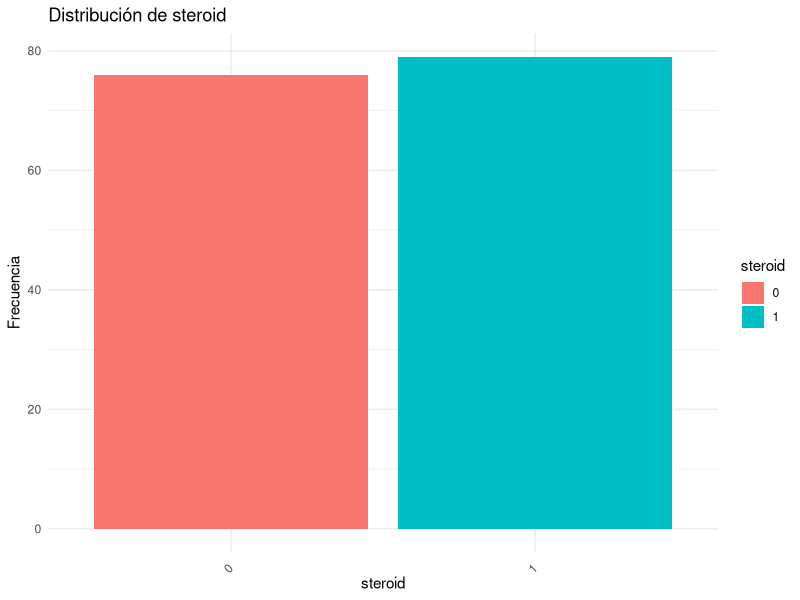
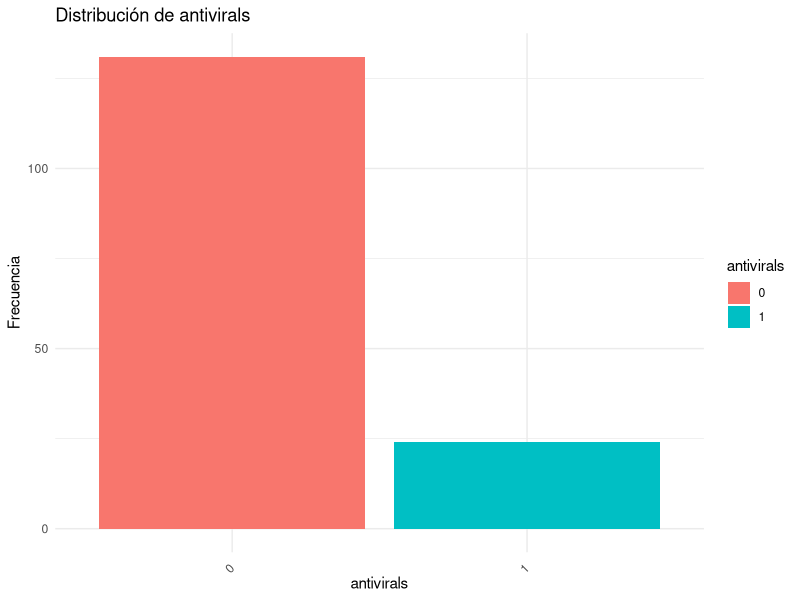
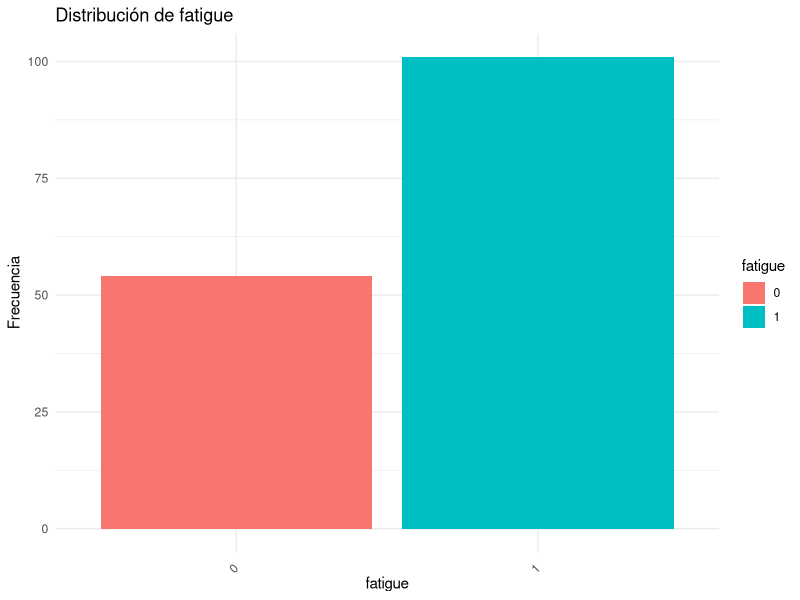
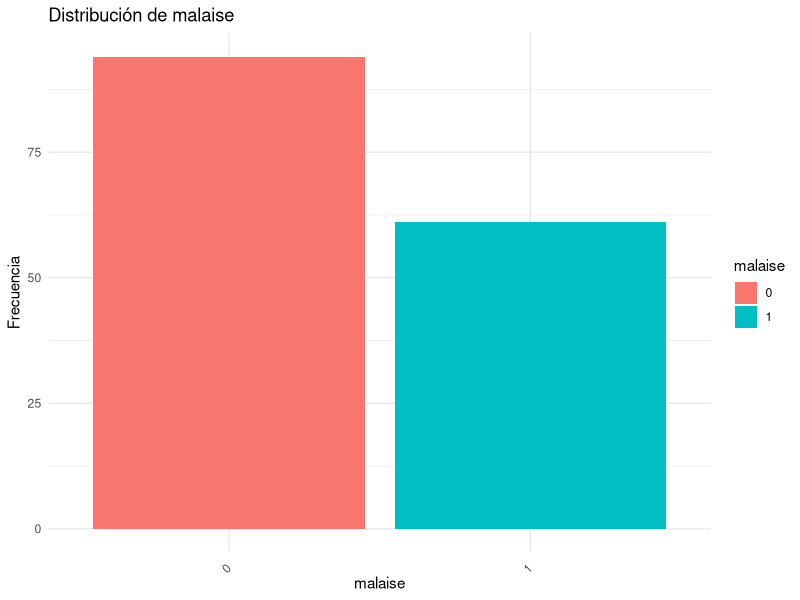
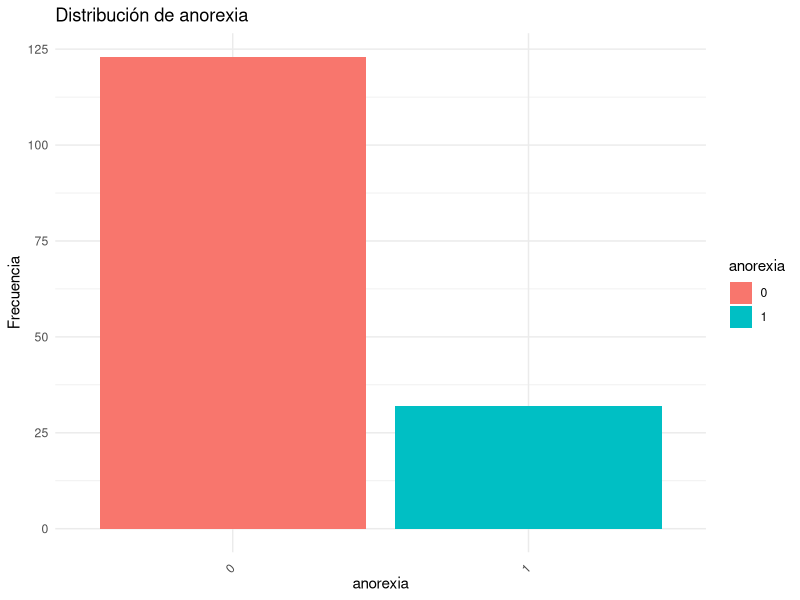
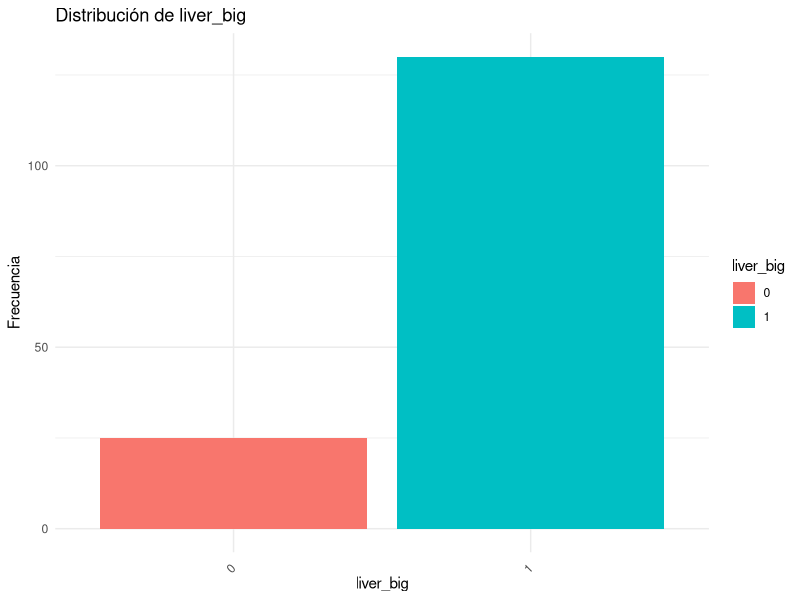
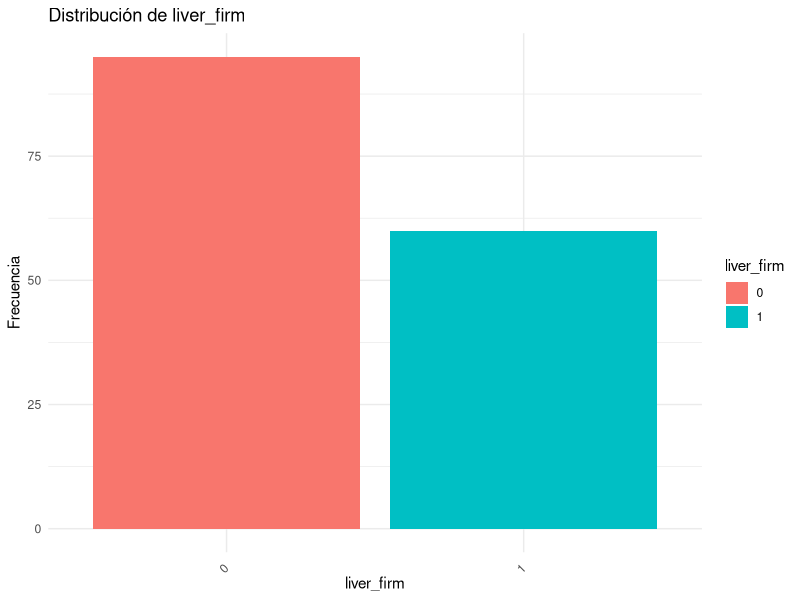
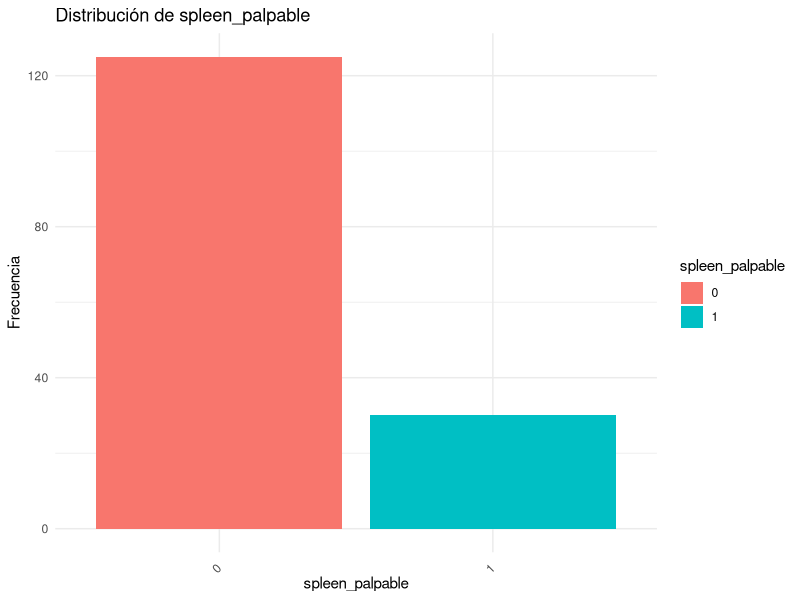

The R script that drew these images, in order: (Note: this script raises an error after producing the figures.)
## ---- chunk 1
library(dplyr)
library(ggplot2)
## ---- chunk 2
hepatitis<-read.csv("hepatitis_csv.csv", header = TRUE,sep=",") 
head(hepatitis)
## ---- chunk 3
set.seed(1)
## ---- chunk 4
#Resumen estadístico de los datos
summary(hepatitis)
## ---- chunk 5
str(hepatitis)
## ---- chunk 6
#ponemos el sexo de male = 0 y female = 1, los True =1 y False = 0 y live = 1 y die = 0
hepatitis<-hepatitis%>%
mutate(steroid=ifelse(steroid=="True",1,0),antivirals=ifelse(antivirals=="True",1,0),fatigue=ifelse(fatigue=="True",1,0),malaise=ifelse(malaise=="True",1,0),anorexia=ifelse(anorexia=="True",1,0),liver_big=ifelse(liver_big=="True",1,0),liver_firm=ifelse(liver_firm=="True",1,0),spleen_palpable=ifelse(spleen_palpable=="True",1,0),spiders=ifelse(spiders=="True",1,0),ascites=ifelse(ascites=="True",1,0),varices=ifelse(varices=="True",1,0),histology=ifelse(histology=="True",1,0))
hepatitis
## ---- chunk 7
str(hepatitis)

## ---- chunk 8
#Función que calcula el número de valores faltantes de cada variable del conjunto de datos hepatitis.
valores_faltantes <- sapply(hepatitis, function(x) sum(is.na(x)))
#Dataframe con el número de valores faltantes por variable del conjunto de datos.
print(valores_faltantes)
#Valores faltantes del todo el conjunto de datos
print(sum(valores_faltantes))
## ---- chunk 9
# Calcular el porcentaje de valores nulos por atributo
porcentaje_valores_nulos <- colSums(is.na(hepatitis)) / nrow(hepatitis) * 100

# Mostrar el porcentaje de valores nulos por atributo
print(porcentaje_valores_nulos)

## ---- chunk 10
mean_protime <- mean(hepatitis$protime, na.rm = TRUE)
print(mean_protime)
## ---- chunk 11
# Eliminar el atributo 'protime' del conjunto de datos 'hepatitis'
hepatitis <- subset(hepatitis, select = -protime)

# Mostrar la estructura del nuevo conjunto de datos sin 'protime'
str(hepatitis)

## ---- chunk 12
    variables = c('steroid', 'antivirals', 'fatigue', 'malaise', 'anorexia', 'liver_big', 'liver_firm',
                  'spleen_palpable', 'spiders', 'ascites', 'varices', 'histology')

    # Cáalculo del recuento de valores faltantes para las variables discretas
    for (variable in variables) {
      cat(paste("Variable:", variable, "- Valores faltantes:", sum(is.na(hepatitis[[variable]])), "\n"))
    }

## ---- chunk 13
for (variable in variables) {
  cat("Variable:", variable, "\n")
  cat("Recuento de 0s:", sum(hepatitis[[variable]] == 0 & !is.na(hepatitis[[variable]])), "\n")
  cat("Recuento de 1s:", sum(hepatitis[[variable]] == 1 & !is.na(hepatitis[[variable]])), "\n\n")
}
## ---- chunk 14
# Lista de variables para imputar valores faltantes
variables <- c('steroid', 'antivirals', 'fatigue', 'malaise', 'anorexia', 'liver_big', 'liver_firm',
               'spleen_palpable', 'spiders', 'ascites', 'varices', 'histology')

# Bucle para cada variable
for (variable in variables) {
  # Contar el número de unos y ceros en la columna 'variable'
  count_uno <- sum(hepatitis[[variable]] == 1, na.rm = TRUE)
  count_cero <- sum(hepatitis[[variable]] == 0, na.rm = TRUE)
  
  # Determinar el valor más alto (mayor)
if (count_uno > count_cero) {
    cat(paste("El valor más alto para", variable, "es 1 (unos)\n"))
    hepatitis[[variable]][is.na(hepatitis[[variable]])] <- 1
  } else {
    cat(paste("El valor más alto para", variable, "es 0 (ceros)\n"))
    hepatitis[[variable]][is.na(hepatitis[[variable]])] <- 0
  }
}

sapply(hepatitis[variables], function(x) sum(is.na(x)))
head(hepatitis[variables])
## ---- chunk 15
# Lista de variables continuas
variables_continuas <- c('age', 'bilirubin', 'alk_phosphate', 'sgot', 'albumin')

# Bucle para calcular la media y la mediana de los valores que no son faltantes
for (variable_c in variables_continuas) {
  mean_value <- mean(hepatitis[[variable_c]], na.rm = TRUE)
  median_value <- median(hepatitis[[variable_c]], na.rm = TRUE)
  
  cat(paste("Variable:", variable_c, "\n"))
  cat(paste("Valores faltantes:", sum(is.na(hepatitis[[variable_c]])), "\n"))
  cat(paste("Media:", mean_value, "\n"))
  cat(paste("Mediana:", median_value, "\n\n"))
}

## ---- chunk 16
# Calcular la media de 'bilirubin' y 'albumin' redondeada a dos decimales
mean_bilirubin <- round(mean(hepatitis$bilirubin, na.rm = TRUE), 2)
mean_albumin <- round(mean(hepatitis$albumin, na.rm = TRUE), 2)

# Reemplazar valores faltantes en 'bilirubin' y 'albumin' con la media redondeada
hepatitis$bilirubin[is.na(hepatitis$bilirubin)] <- mean_bilirubin
hepatitis$albumin[is.na(hepatitis$albumin)] <- mean_albumin

# Calcular la mediana de 'alk_phosphate' y 'sgot'
median_alk_phosphate <- median(hepatitis$alk_phosphate, na.rm = TRUE)
median_sgot <- median(hepatitis$sgot, na.rm = TRUE)

# Reemplazar valores faltantes en 'alk_phosphate' y 'sgot' con la mediana
hepatitis$alk_phosphate[is.na(hepatitis$alk_phosphate)] <- median_alk_phosphate
hepatitis$sgot[is.na(hepatitis$sgot)] <- median_sgot

## ---- chunk 17
print(hepatitis)
## ---- chunk 18
library(ggplot2)
variables_discretas <- c('steroid', 'antivirals', 'fatigue', 'malaise', 'anorexia', 'liver_big', 'liver_firm',
               'spleen_palpable', 'spiders', 'ascites', 'varices', 'histology')

# Crear gráficos de barras para cada variable discreta
for (variable_fd in variables_discretas) {
  # Contar la frecuencia de cada valor en la columna
  freq_table <- table(hepatitis[[variable_fd]])
  
  # Convertir la tabla de frecuencias a un dataframe
  freq_df <- as.data.frame(freq_table)
  names(freq_df) <- c(variable_fd, "Frequency")
  
  # Graficar el gráfico de barras
 p <- ggplot(freq_df, aes(x = !!as.name(variable_fd), y = Frequency, fill = !!as.name(variable_fd))) +
    geom_bar(stat = "identity") +
    labs(title = paste("Distribución de", variable_fd)) +
    xlab(variable_fd) +
    ylab("Frecuencia") +
    theme_minimal() +
    theme(axis.text.x = element_text(angle = 45, vjust = 0.5, hjust = 1))
 print(p)
}

## ---- chunk 19
# Lista de variables continuas
variables_continuas <- c('age', 'bilirubin', 'alk_phosphate', 'sgot', 'albumin')

# Crear gráficos de densidad con líneas para cada variable continua
for (variable_fc in variables_continuas) {
  # Crear el gráfico de densidad
  p <- ggplot(hepatitis, aes_string(x = variable_fc)) +
    geom_density(color = "blue") +
    labs(title = paste("Distribución de", variable_fc, "con densidad")) +
    xlab(variable_fc) +
    ylab("Densidad") +
    theme_minimal()
  print(p)
}

## ---- chunk 20
ggplot(hepatitis, aes(x = class)) +
  geom_bar(fill = "skyblue", color = "black") +
  labs(title = "Distribución de la variable 'class'",
       x = "Clase",
       y = "Frecuencia") +
  theme_minimal()
## ---- chunk 21
# Transformar 'class' a variables binarias (0 y 1)
hepatitis$class <- ifelse(hepatitis$class == 'die', 0, 1)

# Transformar 'sex' a variables binarias (0 y 1)
hepatitis$sex <- ifelse(hepatitis$sex == 'female', 0, 1)

# Verificar los cambios en 'class' y 'sex'
print(str(hepatitis))
hepatitis[c('class', 'sex')]

## ---- chunk 22
#install.packages("corrplot")
library(corrplot)

# Verificar la estructura y tipos de datos después de la conversión
str(hepatitis)

# Calcular la matriz de correlación solo con las variables numéricas
correlation_matrix <- cor(hepatitis)

# Visualizar la matriz de correlación
print(correlation_matrix)

# Ajustar la visualización del mapa de calor
corrplot(correlation_matrix, method = "color",addCoef.col = "black", tl.col = "black", tl.srt = 45, tl.cex = 0.7, number.cex = 0.4, mar = c(1,1,1,1))


## ---- chunk 23
# Seleccionar las variables que deseas mantener
hepatitis_reduced <- subset(hepatitis, select = -c(sgot, liver_firm, liver_big))

# Verificar la estructura del nuevo conjunto de datos
str(hepatitis_reduced)
head(hepatitis_reduced)
## ---- chunk 24
#para ello usaremos la función scale en todas las columnas que contengan valores continuos sobre los dos datasets tanto el reducido por la selección de atributos como el original

hepatitis_norm<-hepatitis%>%
mutate(age=scale(hepatitis$age),bilirubin=scale(hepatitis$bilirubin),alk_phosphate=scale(hepatitis$alk_phosphate),sgot=scale(hepatitis$sgot),albumin=scale(hepatitis$albumin))
hepatitis_norm
## ---- chunk 25

hepatitis_reduced_norm<-hepatitis_reduced%>%
mutate(age=scale(hepatitis_reduced$age),bilirubin=scale(hepatitis_reduced$bilirubin),alk_phosphate=scale(hepatitis_reduced$alk_phosphate),albumin=scale(hepatitis_reduced$albumin))
hepatitis_reduced_norm
## ---- chunk 26

## ---- chunk 27

## ---- chunk 28
# Instalar y cargar las librerías necesarias si no están instaladas
if (!requireNamespace("caret", quietly = TRUE)) {
  install.packages("caret")
}
if (!requireNamespace("e1071", quietly = TRUE)) {
  install.packages("e1071")
}
if (!requireNamespace("randomForest", quietly = TRUE)) {
  install.packages("randomForest")
}
if (!requireNamespace("pROC", quietly = TRUE)) {
  install.packages("pROC")
}

library(caret)
library(e1071)
library(randomForest)
library(pROC)

# Convertir la variable objetivo en factor para problemas de clasificación
hepatitis_norm$class <- as.factor(hepatitis_norm$class)

# Definir el esquema de validación cruzada con k=5
control <- trainControl(method = "cv", number = 5)

# Lista de modelos de clasificación a probar con validación cruzada
modelos_clasificacion <- list(
  "ZeroR" = train(class ~ ., data = hepatitis_norm, method = "knn", trControl = control),
  "Regresión Logística" = train(class ~ ., data = hepatitis_norm, method = "glm", trControl = control),
  "Máquinas de Vector de Soporte (SVM)" = train(class ~ ., data = hepatitis_norm, method = "svmRadial", trControl = control),
  "Random Forest" = train(class ~ ., data = hepatitis_norm, method = "rf", trControl = control),
  "K Vecinos más cercanos (KNN)" = train(class ~ ., data = hepatitis_norm, method = "knn", trControl = control)
)

# Función para calcular el R cuadrado
calculate_r_squared <- function(model, test_data) {
  predictions <- predict(model, newdata = test_data)
  rsquared <- cor(predictions, test_data$class)^2
  return(rsquared)
}

# Realizar experimentos con cada modelo y almacenar los resultados en un data frame
resultados_clasificacion <- data.frame(Modelo = character(), 
                                       Precisión = numeric(), 
                                       Error = numeric(),
                                       AUC = numeric(),
                                       R2 = numeric(),
                                       stringsAsFactors = FALSE)

for (nombre_modelo in names(modelos_clasificacion)) {
  modelo <- modelos_clasificacion[[nombre_modelo]]
  
  # Precisión (Accuracy) y Error
  predicciones <- predict(modelo, newdata = hepatitis_norm)
  accuracy <- mean(predicciones == hepatitis_norm$class)
  error <- 1 - accuracy
  
  # AUC y curva ROC
    roc_obj <- multiclass.roc(as.factor(hepatitis_norm$class), 
                              as.numeric(predict(modelo, newdata = hepatitis_norm, type = "raw")))
    auc <- auc(roc_obj)
  
  # R cuadrado
  rsquared <- cor(as.numeric(as.character(predicciones)), as.numeric(as.character(hepatitis_norm$class)))^2
  
  resultados_clasificacion[nombre_modelo, ] <- c(nombre_modelo, accuracy, error, auc, rsquared)
}

# Mostrar los resultados
print(resultados_clasificacion)
## ---- chunk 29
# Instalar y cargar las librerías necesarias si no están instaladas
if (!requireNamespace("caret", quietly = TRUE)) {
  install.packages("caret")
}
if (!requireNamespace("e1071", quietly = TRUE)) {
  install.packages("e1071")
}
if (!requireNamespace("randomForest", quietly = TRUE)) {
  install.packages("randomForest")
}
if (!requireNamespace("pROC", quietly = TRUE)) {
  install.packages("pROC")
}

library(caret)
library(e1071)
library(randomForest)
library(pROC)

# Convertir la variable objetivo en factor para problemas de clasificación
hepatitis_reduced_norm$class <- as.factor(hepatitis_reduced_norm$class)

# Definir el esquema de validación cruzada con k=5
control <- trainControl(method = "cv", number = 5)

# Lista de modelos de clasificación a probar con validación cruzada
modelos_clasificacion <- list(
  "ZeroR" = train(class ~ ., data = hepatitis_reduced_norm, method = "knn", trControl = control),
  "Regresión Logística" = train(class ~ ., data = hepatitis_reduced_norm, method = "glm", trControl = control),
  "Máquinas de Vector de Soporte (SVM)" = train(class ~ ., data = hepatitis_reduced_norm, method = "svmRadial", trControl = control),
  "Random Forest" = train(class ~ ., data = hepatitis_reduced_norm, method = "rf", trControl = control),
  "K Vecinos más cercanos (KNN)" = train(class ~ ., data = hepatitis_reduced_norm, method = "knn", trControl = control)
)

# Función para calcular el R cuadrado
calculate_r_squared <- function(model, test_data) {
  predictions <- predict(model, newdata = test_data)
  rsquared <- cor(predictions, test_data$class)^2
  return(rsquared)
}

# Realizar experimentos con cada modelo y almacenar los resultados en un data frame
resultados_clasificacion <- data.frame(Modelo = character(), 
                                       Precisión = numeric(), 
                                       Error = numeric(),
                                       AUC = numeric(),
                                       R2 = numeric(),
                                       stringsAsFactors = FALSE)

for (nombre_modelo in names(modelos_clasificacion)) {
  modelo <- modelos_clasificacion[[nombre_modelo]]
  
  # Precisión (Accuracy) y Error
  predicciones <- predict(modelo, newdata = hepatitis_reduced_norm)
  accuracy <- mean(predicciones == hepatitis_reduced_norm$class)
  error <- 1 - accuracy
  
  # AUC y curva ROC
    roc_obj <- multiclass.roc(as.factor(hepatitis_reduced_norm$class), 
                              as.numeric(predict(modelo, newdata = hepatitis_reduced_norm, type = "raw")))
    auc <- auc(roc_obj)
  
  # R cuadrado
  rsquared <- cor(as.numeric(as.character(predicciones)), as.numeric(as.character(hepatitis_reduced_norm$class)))^2
  
  resultados_clasificacion[nombre_modelo, ] <- c(nombre_modelo, accuracy, error, auc, rsquared)
}

# Mostrar los resultados
print(resultados_clasificacion)
